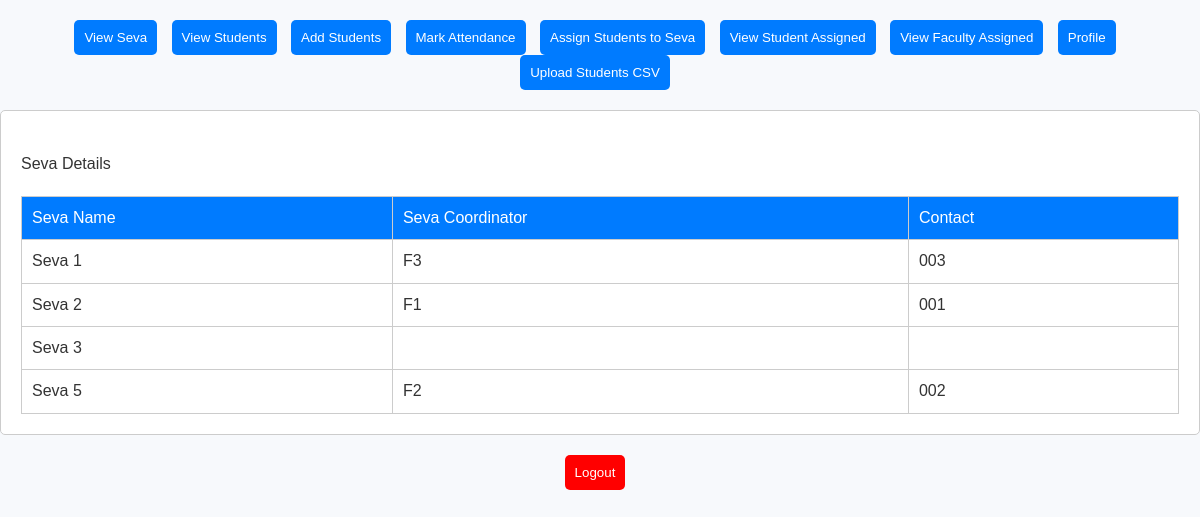
The app's page /seva_coordinator.php (signed in) with its own data.
### tables this page shows
CREATE TABLE `seva_details` (
  `Seva Id` int(11) NOT NULL,
  `Seva Name` varchar(255) NOT NULL,
  `Seva Coordinator` varchar(255) NOT NULL,
  `EID` int(11) DEFAULT NULL,
  `StartTime` time DEFAULT NULL,
  `EndTime` time DEFAULT NULL
);

### seva_coordinator.php (the view, shortened to what this page needs)
<?php
$DATABASE_HOST = 'localhost';
$DATABASE_USER = 'root';
$DATABASE_PASS = '';
$DATABASE_NAME = 'newuniversity';
$con = mysqli_connect($DATABASE_HOST, $DATABASE_USER, $DATABASE_PASS, $DATABASE_NAME);
?>
<!DOCTYPE html>
<html>
<head>
    <link rel="stylesheet" type="text/css" href="home.css">
</head>
<body>
    <div class="button-container">
        <button class="tab-button" onclick="openTab('seva')">View Seva</button>
        <button class="tab-button" onclick="openTab('student')">View Students</button>
        <button class="tab-button" onclick="openTab('add_student')">Add Students</button>
        <button class="tab-button" onclick="openTab('attendance')">Mark Attendance</button>
        <button class="tab-button" onclick="openTab('assign')">Assign Students to Seva</button>
        <button class="tab-button" onclick="openTab('view_assigned_seva')">View Student Assigned</button>
        <button class="tab-button" onclick="openTab('view_assigned_seva_faculty')">View Faculty Assigned</button>
        <button class="tab-button" onclick="openTab('profile')">Profile</button>
        <button class="tab-button" onclick="window.location.href='upload.html'">Upload Students CSV</button>
    </div>
    <div id="seva" class="tab" style="display: block;">
        <br>
        <h3>Seva Details</h3>
<table>
    <tr>
        <th>Seva Name</th>
        <th>Seva Coordinator</th>
        <th>Contact</th>
    </tr>
    <?php
    $sql = "SELECT sd.`Seva Name`, sd.`Seva Coordinator`, l.`Contact`
            FROM seva_details sd
            LEFT JOIN login l ON sd.`EID` = l.`EID`";
    $result = mysqli_query($con, $sql);
    while ($row = mysqli_fetch_assoc($result)) {
        echo "<tr>";
        echo "<td>" . $row['Seva Name'] . "</td>";
        echo "<td>" . $row['Seva Coordinator'] . "</td>";
        echo "<td>" . $row['Contact'] . "</td>";
        echo "</tr>";
    }
    ?>
</table>
    </div>
    <div class="button-container">
        <form action="logout.php" method="post">
            <button type="submit" name="logout" class="tab-button" style="background-color: #FF0000;">Logout</button>
        </form>
    </div>
</body>

### home.css (style rules this page uses)
html, body, div, span, applet, object, iframe, h1, h2, h3, h4, h5, h6, p, blockquote, pre, a, abbr, acronym, address, big, cite, code, del, dfn, em, img, ins, kbd, q, s, samp, small, strike, strong, sub, sup, tt, var, b, u, i, center, dl, dt, dd, ol, ul, li, fieldset, form, label, legend, table, caption, tbody, tfoot, thead, tr, th, td, article, aside, canvas, details, embed, figure, figcaption, footer, header, hgroup, menu, nav, output, ruby, section, summary, time, mark, audio, video { margin: 0; padding: 0; border: 0; font-size: 100%; font: inherit; vertical-align: baseline; }
body { line-height: 1.4; font-family: 'Arial', sans-serif; background-color: #f7f9fc; color: #333; }
.button-container { text-align: center; margin-top: 20px; }
.tab-button { padding: 10px 20px; cursor: pointer; background-color: #007BFF; color: #ffffff; border: none; border-radius: 5px; margin-right: 10px; display: inline-block; text-align: center; }
.tab { display: none; padding: 20px; background-color: #ffffff; border: 1px solid #ccc; border-radius: 5px; margin-top: 20px; }
table { width: 100%; border-collapse: collapse; margin-top: 20px; }
table, th, td { border: 1px solid #ccc; }
th, td { padding: 10px; text-align: left; }
th { background-color: #007BFF; color: #ffffff; }

### seva_coordinator.php (style rules this page uses)
.tab { display: none; }
.tab-button { padding: 10px; cursor: pointer; }
table { border: 1px solid; border-collapse: collapse; }

### records on screen
seva_details: Seva Name "Seva 1", Seva Coordinator "F3", EID.contact "003"
seva_details: Seva Name "Seva 2", Seva Coordinator "F1", EID.contact "001"
seva_details: Seva Name "Seva 3"
seva_details: Seva Name "Seva 5", Seva Coordinator "F2", EID.contact "002"
